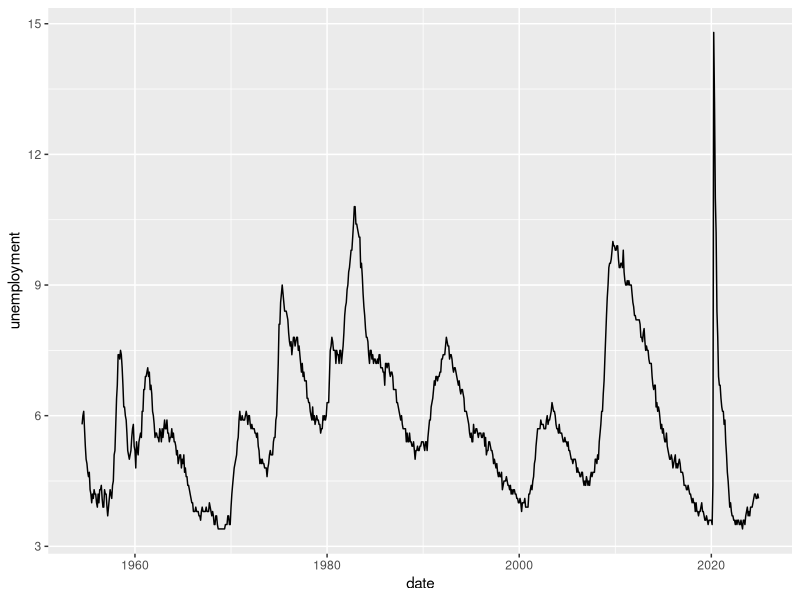
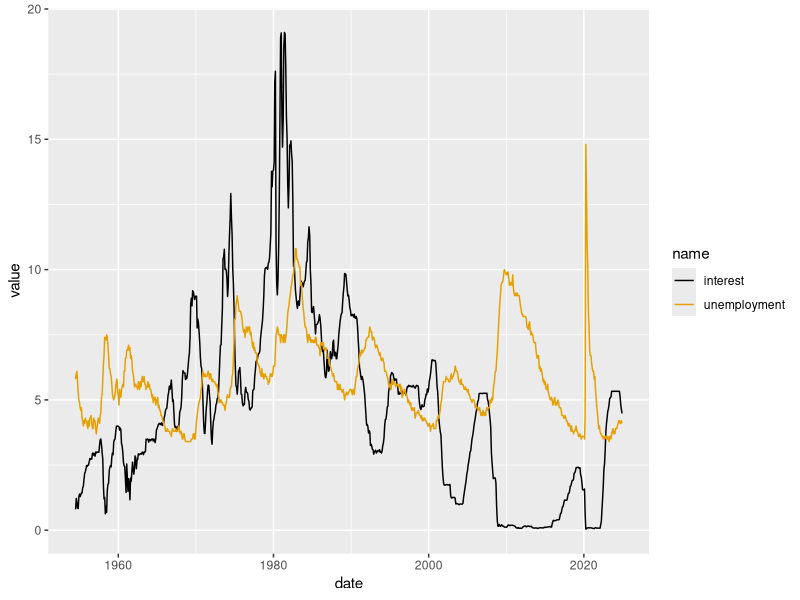
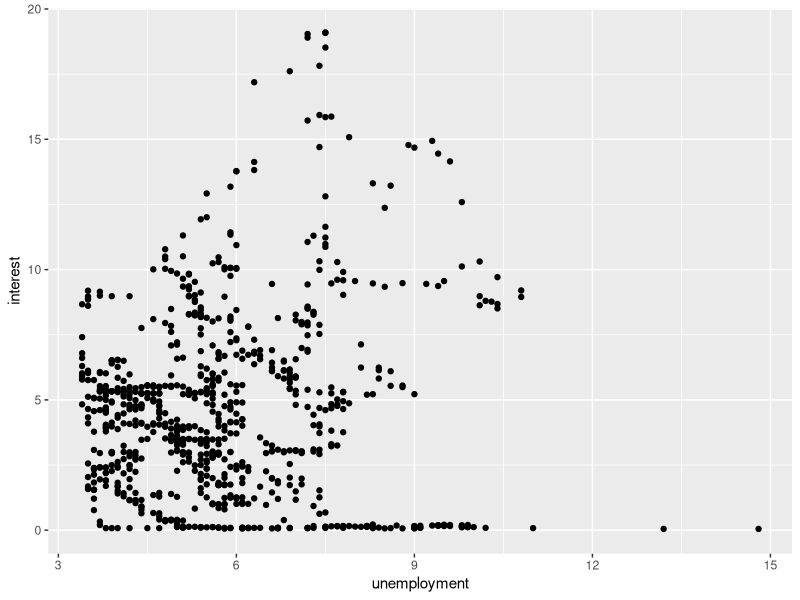
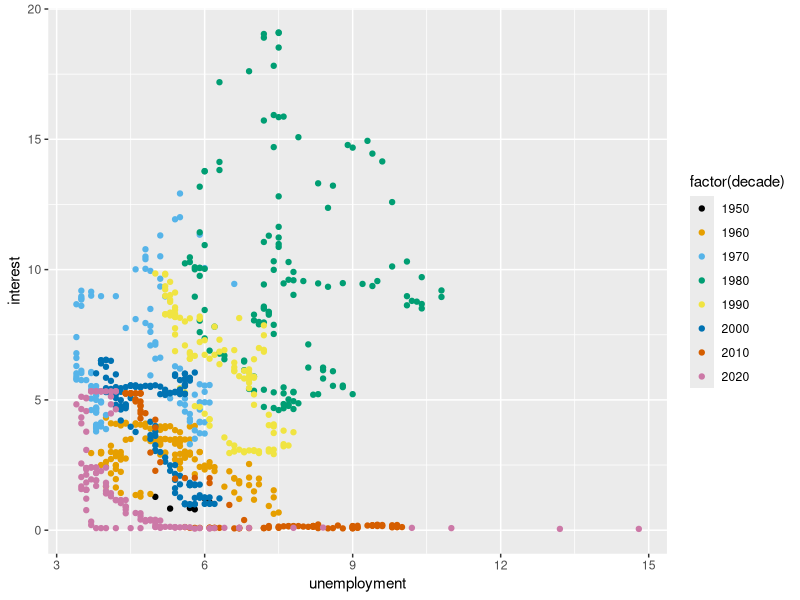
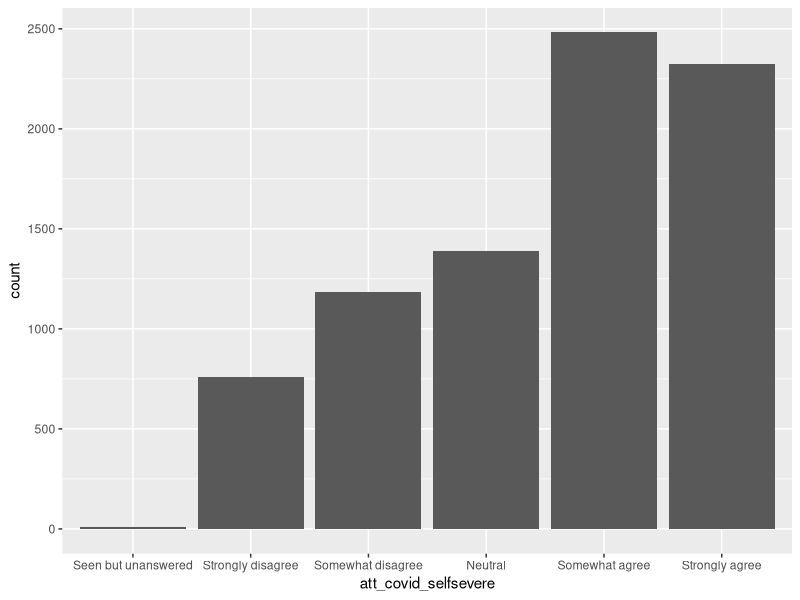
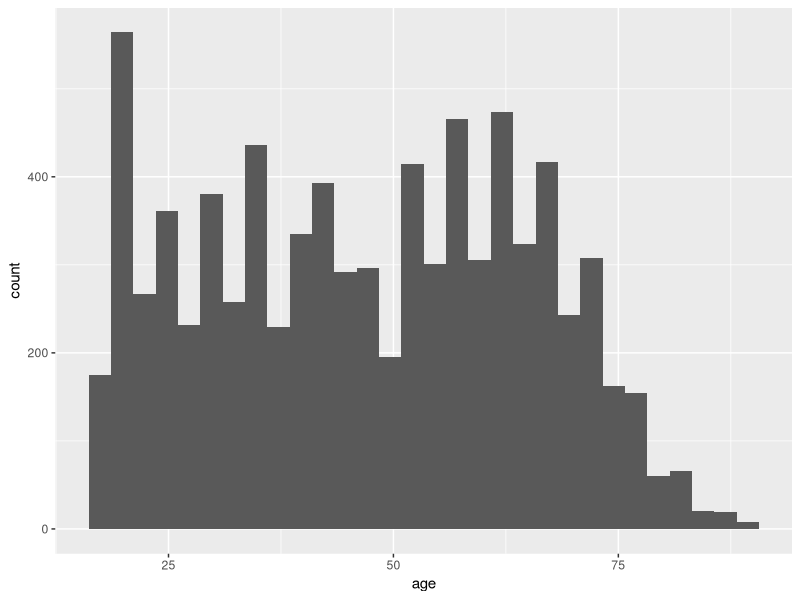
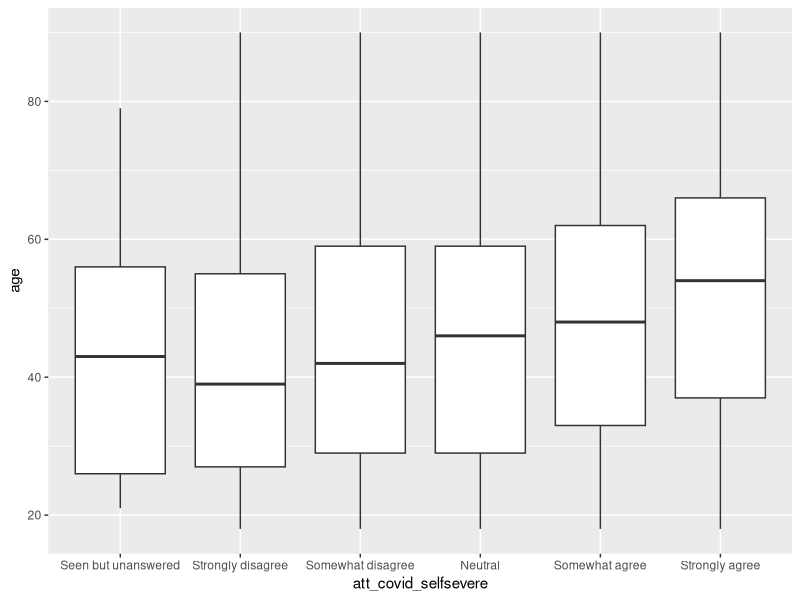
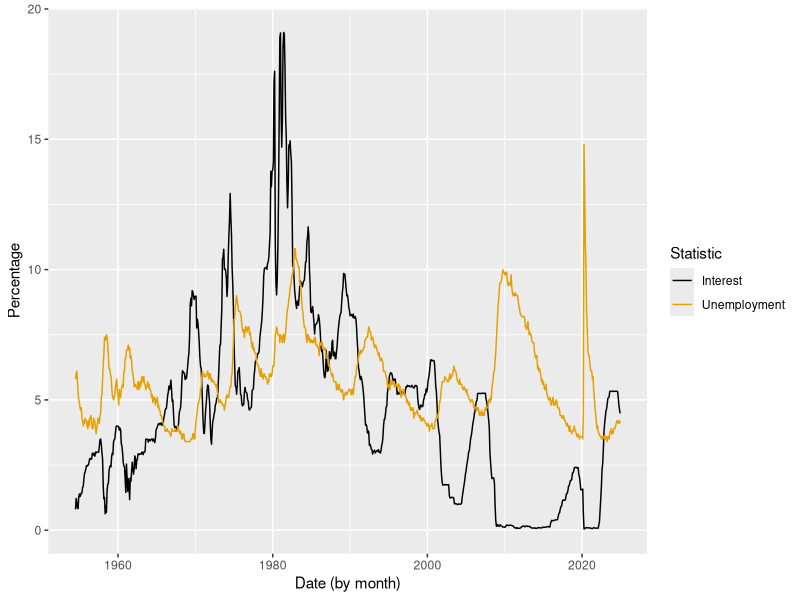

Write R code to recreate these figures, in order.
# First, we will load the R "packages" we will use for data manipulation and viewing.
# The tidyverse package includes data manipulation tools as well as the ggplot plotting
# package. The ggthemes library includes "themes" for ggplot that are color-blind friendly.
library(tidyverse)
library(ggthemes)

# Next, we will make a line plot. Line plots are useful for showing trends over time. We are
# going to use data on the unemployment rate and interest rate from the Federal Reserve. The
# data are in a CSV (comma-separated values) format file, a common data format. The here::here
# syntax tells R to look for the file in the same folder as this R script.
unemp = read_csv("unemployment_and_interest.csv")

# We can take a look at what these data look like
head(unemp)

# Making a line plot

# We'll start by making a line plot of unemployment. We will use the ggplot "function". 
# gg stands for "grammar of graphics" which is a formal way to represent plotting and plot
# elements. We give it our data, and then use aesthetics (aes()) to map aspects of that data
# onto aspects of the plot. We then add geoms which are the actual graphical elements.
ggplot(unemp, aes(x=date, y=unemployment)) +
    geom_line()

# Does the plot look how you would expect?

# The "grammar of graphics" makes it easy to change different plot
# elements. For example, we could make this into a scatterplot
# by changing geom_line to geom_point (though a line graph arguably
# makes more sense for this data). We could plot interest rate instead
# of unemployment by just changing unemplotment to interest in the
# code above.
# Exercise: try making both of these changes

# Plotting multiple lines on the same axes

# Often you will want to plot multiple lines on the same axes, to compare them.
# ggplot will map one column only onto the y axis, so in order to make a plot like
# this we need to put all the values we want to plot into one column. Our data are
# currently in "wide" format—there is one row per month, and separate columns for
# unemployment and interest rate. We will convert it to a "long" format, with two rows
# per month: one for unemployment and one for interest rate, and another column to tell
# which is which.
unemp_long = pivot_longer(unemp, all_of(c("unemployment", "interest")))
head(unemp_long)

# Now, we can plot again, mapping the "value" column to the y axis, and adding a new
# aesthetic, color, to differentiate unemployment and interest rate.
ggplot(unemp_long, aes(x=date, y=value, color=name)) +
    geom_line() +
    scale_color_colorblind() # This tells ggplot to use colorblind-safe color schemes

## Scatter plots

# Both economic theory and the graph above suggest that there is a negative correlation
# between unemployment and interest rates. A scatter plot is another way to show this.
# Now, instead of representing time at all, we will put unemployment on the x axis and interest
# rate on the y axis. We need to use our original "wide" data for this, as we need unemployment
# and interest in separate columns so we can map them to different aspects of the chart.
ggplot(unemp, aes(x=unemployment, y=interest)) +
    geom_point()

# There doesn't seem to be much of a relationship here. This is why multiple charts are often
# a good idea. For instance, it might be that we don't see a relationship because unemployment
# and interest rates were both relatively high in the 1980s. Here, I am adding a decade variable
# by rounding the year to three significant digits.
unemp$decade = signif(year(unemp$date), 3)

# and then coloring the points by decade
ggplot(unemp, aes(x=unemployment, y=interest, color=factor(decade))) +
    geom_point() +
    scale_color_colorblind()

# Does this plot tell a different story?

## Bar plots and box plots
# Line plots work best with time series data, and scatter plots work best with continuous data
# (i.e. data that can take on any value, or any value within some range). Bar plots are generally
# used with categorical data, and box plots are often used when comparing categorical and
# continuous data. For this, we will be using data from the COVID Future survey, which was
# a large survey that took place during the COVID-19 pandemic focusing on transportation but
# covering a large variety of topics.
covid = read_csv("covidfuture.csv")

# The main categorical variable we will work with is att_covid_selfsevere, which are 
# Likert-scaled responses to the question "If I catch the coronavirus, I am concerned
# that I will have a severe reaction"
# This is an ordered variable, but R doesn't know the ordering, so here I am telling
# it what the ordering is. This way when plotting our plots will have the right order
# on the axes.
covid = covid |>
    mutate(
        att_covid_selfsevere = factor(att_covid_selfsevere, ordered=T, levels=c(
            "Seen but unanswered",
            "Strongly disagree",
            "Somewhat disagree",
            "Neutral",
            "Somewhat agree",
            "Strongly agree"
        ))
    )


# First, we will make a bar plot of the frequency of responses to this question. A barplot
# uses the geom_bar geom, which does not require a y axis; the y axis will be the count of
# responses in each category. If you instead had data where you had a value you wanted to
# put on the y axis (for instance, if you were working with aggregate data where you had one
# row for each response, and a count of respondents), you could use geom_col with a y aesthetic.

# The only other thing that may look unfamiliar here is the weight aesthetic. Like many
# large surveys, the COVID Future survey is weighted to correct for sampling bias - so one
# respondent might count for more or less than one, depending on whether their demographic
# group is over or underrepresented. Adding the weight aesthetic tells ggplot to account for
# this. Not all geoms support weighting, but the ones we're using here do.
ggplot(covid, aes(x=att_covid_selfsevere, weight=weight_main)) +
    geom_bar()

# A good early step in any continuous data visualization is to make histograms to understand
# what the distributions of your variables are. That is what we are doing here.
ggplot(covid, aes(x=age, weight=weight_main)) +
    geom_histogram()

# Boxplots are useful for looking at continuous data, similar to histograms, but they
# are especially useful to replace scatterplot when looking for correlations between
# a continuous and a categorical variable. This code will create separate boxplots
# for the age of respondents for each different level of response to the COVID concern
# question.
ggplot(covid, aes(x=att_covid_selfsevere, y=age, weight=weight_main)) +
    geom_boxplot()

# Does concern about COVID-19 severity vary by age?

# Changing the labels

# There are a lot of ways you can customize your visualizations to make them publication-
# quality. The most common thing you'll want to do is change the labels. xlab() and ylab()
# change the x and y labels. If you want to change the legend label you would use the labs()
# function with the name of the aesthetic you want to change the label for. Lastly, to change
# the labels for values coming from your data (e.g. the interest/unemployment) I find it's
# easiest to just modify the original data. We'll re-make our double-line plot to demonstrate
# this.

# The |> is the "pipe" operator. Whatever is to the left of it effectively
# becomes the first argument to whatever is to the right of it. Here I 
# am using the mutate function to change the capitalization of the name field
# and then sending the result right into ggplot without saving it anywhere
# else. This will not affect the original data.
unemp_long |>
    # str_to_title wil capitalize the values in the name field
    mutate(name=str_to_title(name)) |>
    ggplot(aes(x=date, y=value, color=name)) +
        geom_line() +
        scale_color_colorblind() +
        xlab("Date (by month)") +
        ylab("Percentage") +
        labs(color="Statistic")

# Saving your plots
# You will often want to export your plots to a file so you can import them into Word,
# etc. The ggsave function does that. Here, I am exporting the most recent plot to a file
# called interest_unemployment.png. I am telling ggplot I want the plot to be formatted to
# be shown 8 inches wide by 6 inches high, with 300 pixels per inch, and on a white background.
# You can of course scale the plot later in Word/Powerpoint/etc, so the numbers you put
# here are not set in stone. I usually just adjust them until I get the plot to look
# readable at the size I want; decreasing the width or height will make the text relatively
# larger.
ggsave("interest_unemployment.png", width=8, height=6, dpi=300, bg="white")
